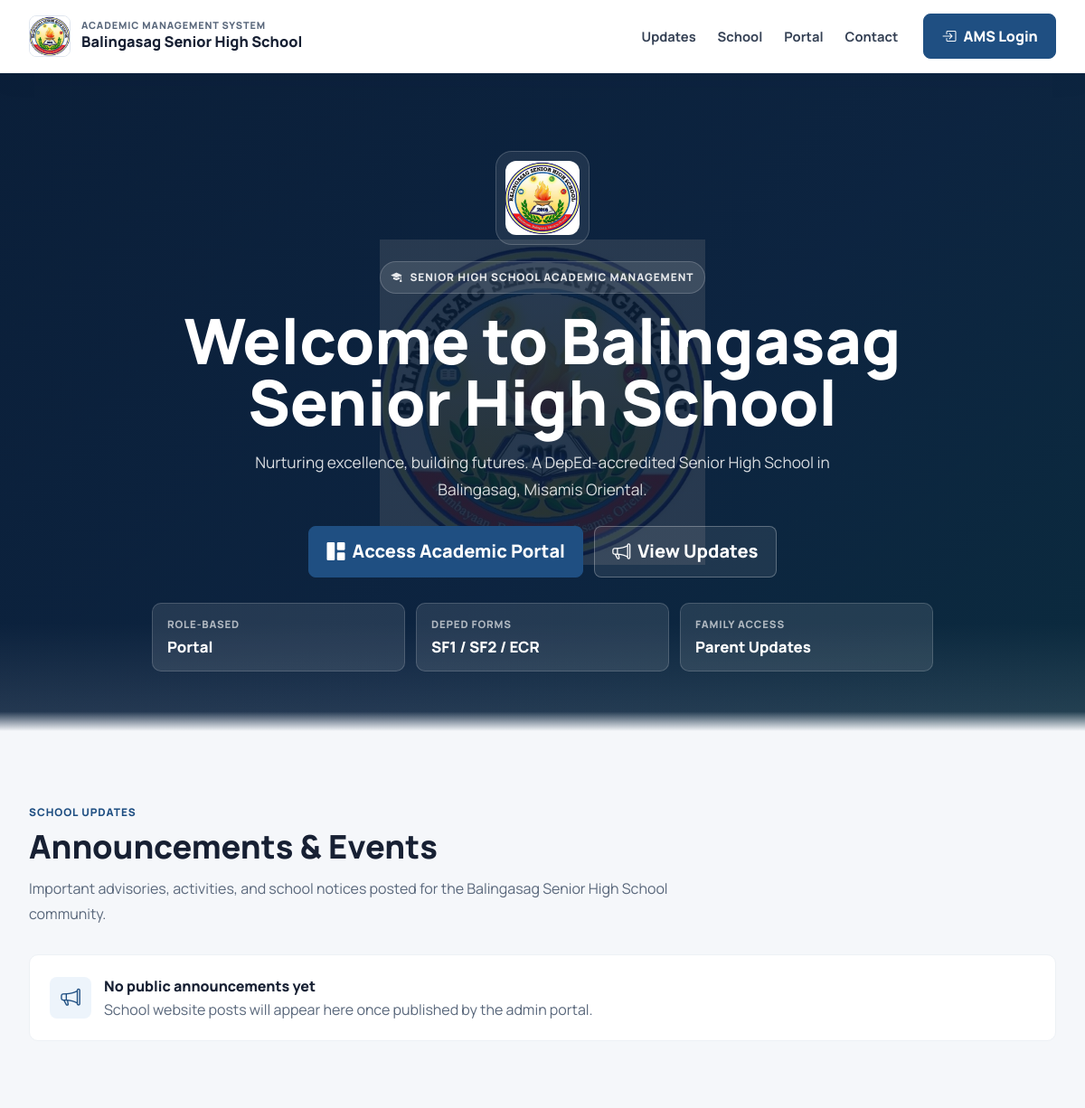
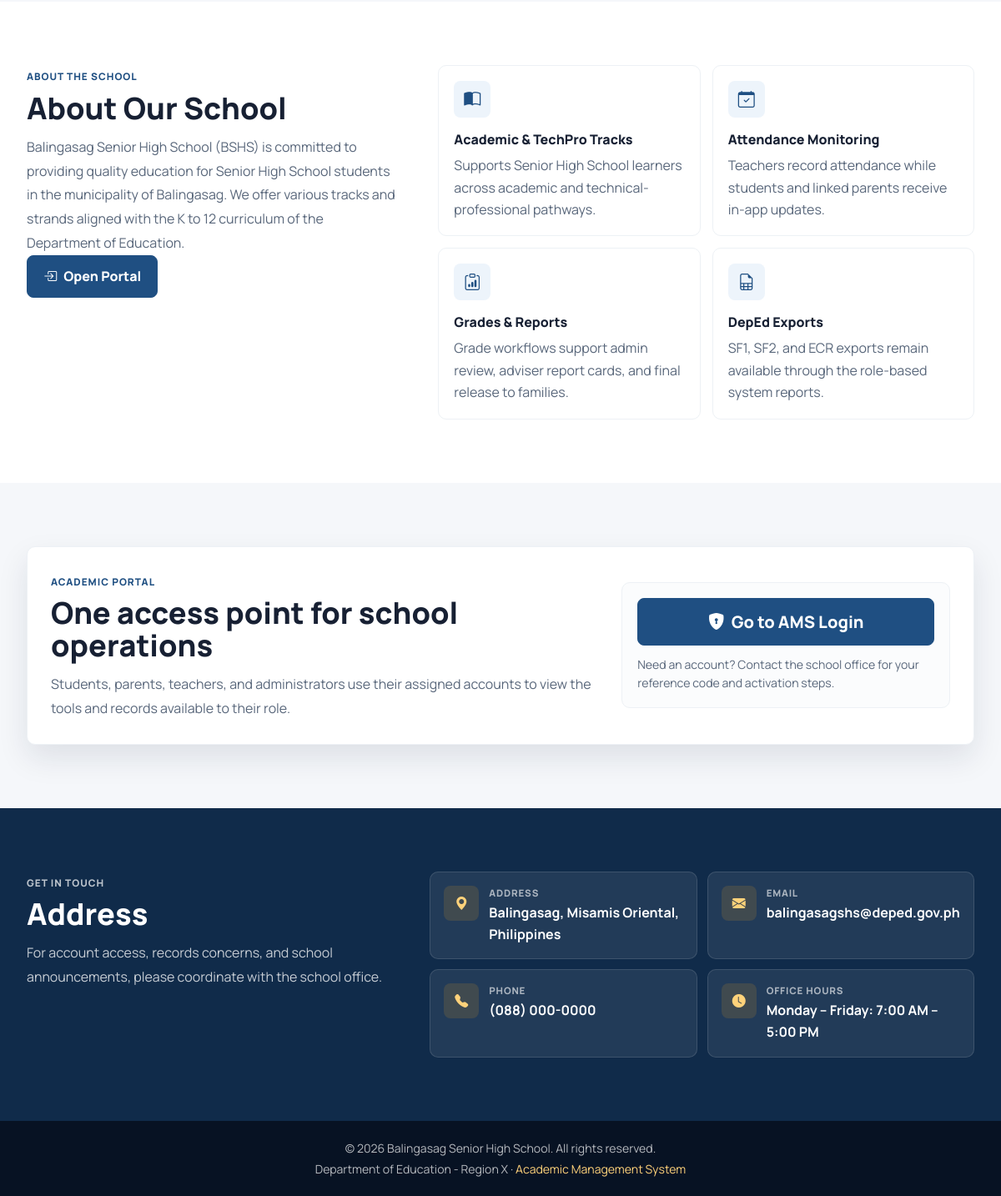
The page /site/index.php on the database its author committed (2 pictures, top to bottom).
### tables this page shows
CREATE TABLE IF NOT EXISTS school_settings (
    id INT AUTO_INCREMENT PRIMARY KEY,
    setting_key VARCHAR(50) UNIQUE NOT NULL,
    setting_value TEXT NOT NULL,
    created_at TIMESTAMP DEFAULT CURRENT_TIMESTAMP,
    updated_at TIMESTAMP DEFAULT CURRENT_TIMESTAMP ON UPDATE CURRENT_TIMESTAMP
);

CREATE TABLE IF NOT EXISTS website_content (
    id INT AUTO_INCREMENT PRIMARY KEY,
    section_key VARCHAR(50) UNIQUE NOT NULL,
    title VARCHAR(200) NOT NULL DEFAULT '',
    content TEXT NOT NULL,
    updated_by INT NULL,
    updated_at TIMESTAMP DEFAULT CURRENT_TIMESTAMP ON UPDATE CURRENT_TIMESTAMP,
    FOREIGN KEY (updated_by) REFERENCES users(id) ON DELETE SET NULL
);

### functions/app-helpers.php (called while the page is built, shortened)
<?php
function getSchoolSetting(PDO $db, string $key, string $default = ''): string {
    try {
        $stmt = $db->prepare("SELECT setting_value FROM school_settings WHERE setting_key = ?");
        $stmt->execute([$key]);
        $value = $stmt->fetchColumn();
        return $value !== false ? $value : $default;
    } catch (Throwable $e) { return $default; }
}

### site/index.php (the view, shortened to what this page needs)
<?php
$db = null;
try {
    $db = (new Database())->getConnection();
} catch (Throwable $e) {
}
$announcements = [];
$websiteContent = [];
if ($db) {
    try {
        $stmt = $db->query("SELECT section_key, title, content FROM website_content ORDER BY id");
        foreach ($stmt->fetchAll(PDO::FETCH_ASSOC) as $row) {
            $websiteContent[$row['section_key']] = $row;
        }
    } catch (Throwable $e) {
    }
    try {
        $stmt = $db->query("SELECT a.id, a.title, a.content, a.category, a.created_at,
                            CONCAT(u.first_name, ' ', u.last_name) as posted_by
                            FROM announcements a
                            LEFT JOIN users u ON u.id = a.posted_by
                            WHERE a.status = 'active' AND a.show_on_website = 1
                            ORDER BY a.created_at DESC
                            LIMIT 6");
        $announcements = $stmt->fetchAll(PDO::FETCH_ASSOC);
    } catch (Throwable $e) {
    }
}
function wc($db, $key, $field = 'content', $default = '')
{
    global $websiteContent;
    return htmlspecialchars($websiteContent[$key][$field] ?? $default);
}
$loginUrl = '../auth/login.php';
$logoPath = '../assets/images/bshs-logo.jpg';
$bootstrapCss = '../assets/vendor/bootstrap/bootstrap.min.css';
$bootstrapIconsCss = '../assets/vendor/bootstrap-icons/bootstrap-icons.css';
$siteCss = '../assets/css/Site.css';
$siteSchoolName = 'Balingasag Senior High School';
$siteRegion = 'Region X';
$siteDivision = 'Misamis Oriental';
if ($db instanceof PDO && function_exists('getSchoolSetting')) {
    $dbName = getSchoolSetting($db, 'school_name', '');
    if ($dbName !== '') {
        $siteSchoolName = $dbName;
    }
    $dbReg = getSchoolSetting($db, 'region', '');
    if ($dbReg !== '') {
        $siteRegion = $dbReg;
    }
    $dbDiv = getSchoolSetting($db, 'division', '');
    if ($dbDiv !== '') {
        $siteDivision = $dbDiv;
    }
}
?>
<!DOCTYPE html>
<html lang="en">
<head>
    <link href="<?php echo $bootstrapCss; ?>" rel="stylesheet">
    <link rel="stylesheet" href="<?php echo $bootstrapIconsCss; ?>">
    <link rel="stylesheet" href="<?php echo $siteCss; ?>">
</head>
<body class="site-shell">
    <nav class="site-navbar navbar navbar-expand-lg">
        <div class="container site-container">
            <a class="navbar-brand" href="#top" aria-label="<?php echo htmlspecialchars($siteSchoolName); ?> home">
                <img src="<?php echo $logoPath; ?>" alt="School Logo">
                <span>
                    <small class="brand-kicker">Academic Management System</small>
                    <strong><?php echo htmlspecialchars($siteSchoolName); ?></strong>
                </span>
            </a>
            <div class="collapse navbar-collapse" id="siteNav">
                <ul class="navbar-nav ms-auto me-lg-3">
                    <li class="nav-item"><a class="nav-link" href="#announcements">Updates</a></li>
                    <li class="nav-item"><a class="nav-link" href="#about">School</a></li>
                    <li class="nav-item"><a class="nav-link" href="#portal">Portal</a></li>
                    <li class="nav-item"><a class="nav-link" href="#contact">Contact</a></li>
                </ul>
                <a href="<?php echo $loginUrl; ?>" class="btn btn-login">
                    <i class="bi bi-box-arrow-in-right me-2"></i>AMS Login
                </a>
            </div>
        </div>
    </nav>
    <main id="top">
        <section class="hero-section">
            <div class="container site-container hero-content">
                <div class="hero-school-mark">
                    <img src="<?php echo $logoPath; ?>" alt="School Logo">
                </div>
                <div class="hero-badge"><i class="bi bi-mortarboard-fill me-2"></i>Senior High School Academic Management</div>
                <h1 class="hero-title"><?php echo wc($db, 'hero_title', 'title', 'Welcome to ' . $siteSchoolName); ?></h1>
                <p class="hero-subtitle"><?php echo wc($db, 'hero_title', 'content', 'Nurturing excellence, building futures. A DepEd-accredited Senior High School in ' . $siteDivision . ', ' . $siteRegion . '.'); ?></p>
                <div class="hero-actions">
                    <a href="<?php echo $loginUrl; ?>" class="btn btn-login btn-lg">
                        <i class="bi bi-grid-1x2-fill me-2"></i>Access Academic Portal
                    </a>
                    <a href="#announcements" class="btn btn-ghost-light btn-lg">
                        <i class="bi bi-megaphone me-2"></i>View Updates
                    </a>
                </div>
                <div class="hero-stats" aria-label="Portal highlights">
                    <div class="hero-stat">
                        <span>Role-Based</span>
                        <strong>Portal</strong>
                    </div>
                    <div class="hero-stat">
                        <span>DepEd Forms</span>
                        <strong>SF1 / SF2 / ECR</strong>
                    </div>
                    <div class="hero-stat">
                        <span>Family Access</span>
                        <strong>Parent Updates</strong>
                    </div>
                </div>
            </div>
        </section>
        <section class="announcement-section" id="announcements">
            <div class="container site-container">
                <div class="section-heading">
                    <span class="section-kicker">School updates</span>
                    <h2 class="section-title">Announcements & Events</h2>
                    <p class="section-copy"><?php echo wc($db, 'announcements_heading', 'content', 'Important advisories, activities, and school notices posted for the ' . $siteSchoolName . ' community.'); ?></p>
                </div>
                <?php if (empty($announcements)): ?>
                <div class="empty-state">
                    <i class="bi bi-megaphone"></i>
                    <div>
                        <strong>No public announcements yet</strong>
                        <p>School website posts will appear here once published by the admin portal.</p>
                    </div>
                </div>
                <?php endif; ?>
            </div>
        </section>
        <section class="about-section" id="about">
            <div class="container site-container">
                <div class="row align-items-start g-4 g-lg-5">
                    <div class="col-lg-5">
                        <span class="section-kicker">About the school</span>
                        <h2 class="section-title"><?php echo wc($db, 'about', 'title', 'About Our School'); ?></h2>
                        <p class="about-copy"><?php echo nl2br(wc($db, 'about', 'content', $siteSchoolName . " is committed to providing quality education for Senior High School students in the municipality of " . $siteDivision . ". We offer various tracks and strands aligned with the K to 12 curriculum of the Department of Education.")); ?></p>
                        <a href="<?php echo $loginUrl; ?>" class="btn btn-login">
                            <i class="bi bi-box-arrow-in-right me-2"></i>Open Portal
                        </a>
                    </div>
                    <div class="col-lg-7">
                        <div class="feature-grid">
                            <div class="feature-card">
                                <div class="feature-icon"><i class="bi bi-book-half"></i></div>
                                <div class="feature-title">Academic &amp; TechPro Tracks</div>
                                <p>Supports Senior High School learners across academic and technical-professional pathways.</p>
                            </div>
                            <div class="feature-card">
                                <div class="feature-icon"><i class="bi bi-calendar-check"></i></div>
                                <div class="feature-title">Attendance Monitoring</div>
                                <p>Teachers record attendance while students and linked parents receive in-app updates.</p>
                            </div>
                            <div class="feature-card">
                                <div class="feature-icon"><i class="bi bi-clipboard-data"></i></div>
                                <div class="feature-title">Grades &amp; Reports</div>
                                <p>Grade workflows support admin review, adviser report cards, and final release to families.</p>
                            </div>
                            <div class="feature-card">
                                <div class="feature-icon"><i class="bi bi-file-earmark-spreadsheet"></i></div>
                                <div class="feature-title">DepEd Exports</div>
                                <p>SF1, SF2, and ECR exports remain available through the role-based system reports.</p>
                            </div>
                        </div>
                    </div>
                </div>
            </div>
        </section>
        <section class="portal-section" id="portal">
            <div class="container site-container">
                <div class="portal-panel">
                    <div>
                        <span class="section-kicker">Academic portal</span>
                        <h2 class="section-title">One access point for school operations</h2>
                        <p class="section-copy">Students, parents, teachers, and administrators use their assigned accounts to view the tools and records available to their role.</p>
                    </div>
                    <div class="portal-actions">
                        <a href="<?php echo $loginUrl; ?>" class="btn btn-login btn-lg">
                            <i class="bi bi-shield-lock-fill me-2"></i>Go to AMS Login
                        </a>
                        <p>Need an account? Contact the school office for your reference code and activation steps.</p>
                    </div>
                </div>
            </div>
        </section>
        <section class="contact-section" id="contact">
            <div class="container site-container">
                <div class="row g-4 align-items-stretch">
                    <div class="col-lg-5">
                        <span class="section-kicker section-kicker-light">Get in touch</span>
                        <h2 class="section-title text-white"><?php echo wc($db, 'contact_address', 'title', 'Contact Information'); ?></h2>
                        <p class="contact-intro">For account access, records concerns, and school announcements, please coordinate with the school office.</p>
                    </div>
                    <div class="col-lg-7">
                        <div class="contact-grid">
                            <div class="contact-item">
                                <div class="contact-icon"><i class="bi bi-geo-alt-fill"></i></div>
                                <div>
                                    <div class="contact-label">Address</div>
                                    <div class="contact-value"><?php echo wc($db, 'contact_address', 'content', 'Balingasag, Misamis Oriental, Philippines'); ?></div>
                                </div>
                            </div>
                            <div class="contact-item">
                                <div class="contact-icon"><i class="bi bi-envelope-fill"></i></div>
                                <div>
                                    <div class="contact-label">Email</div>
                                    <div class="contact-value"><?php echo wc($db, 'contact_email', 'content', 'balingasagshs@deped.gov.ph'); ?></div>
                                </div>
                            </div>
                            <div class="contact-item">
                                <div class="contact-icon"><i class="bi bi-telephone-fill"></i></div>
                                <div>
                                    <div class="contact-label">Phone</div>
                                    <div class="contact-value"><?php echo wc($db, 'contact_phone', 'content', 'School contact available through the registrar or main office'); ?></div>
                                </div>
                            </div>
                            <div class="contact-item">
                                <div class="contact-icon"><i class="bi bi-clock-fill"></i></div>
                                <div>
                                    <div class="contact-label">Office Hours</div>
                                    <div class="contact-value"><?php echo wc($db, 'contact_hours', 'content', 'Monday - Friday: 7:00 AM - 5:00 PM'); ?></div>
                                </div>
                            </div>
                        </div>
                    </div>
                </div>
            </div>
        </section>
    </main>
    <footer class="site-footer">
        <div class="container site-container">
            <p class="mb-1">&copy; <?php echo date('Y'); ?> <?php echo htmlspecialchars($siteSchoolName); ?>. All rights reserved.</p>
            <p class="mb-0">Department of Education - <?php echo htmlspecialchars($siteRegion); ?> · <a href="<?php echo $loginUrl; ?>">Academic Management System</a></p>
        </div>
    </footer>
</body>
</html>

### rows shown on the page
school_settings: setting_value "Balingasag Senior High School", setting_value.title "Welcome to Balingasag Senior High School", setting_value "Important advisories, activities, and school notices posted for the Balingasag Senior High School community."
website_content: title "About Our School"
website_content: title "Address", content "Balingasag, Misamis Oriental, Philippines"
website_content: content "balingasagshs@deped.gov.ph"
website_content: content "(088) 000-0000"
website_content: content "Monday – Friday: 7:00 AM – 5:00 PM"
school_settings: setting_value "Region X"
